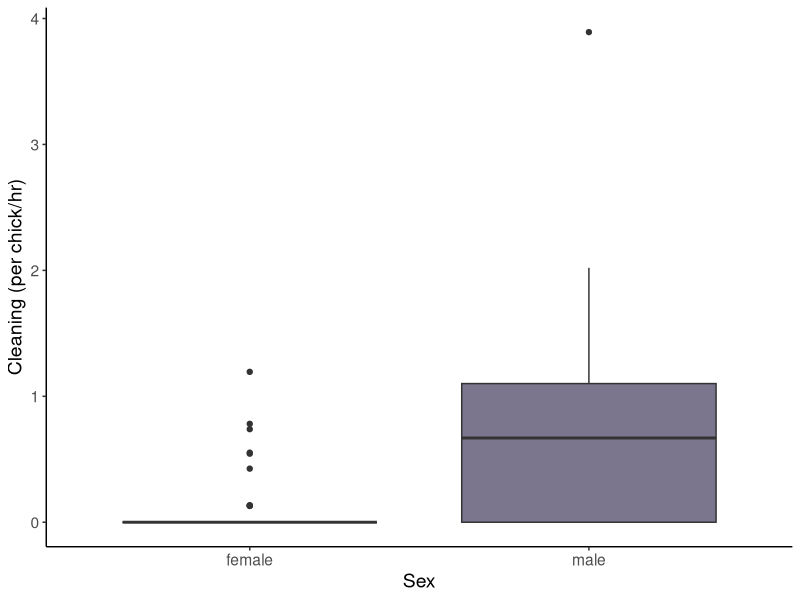
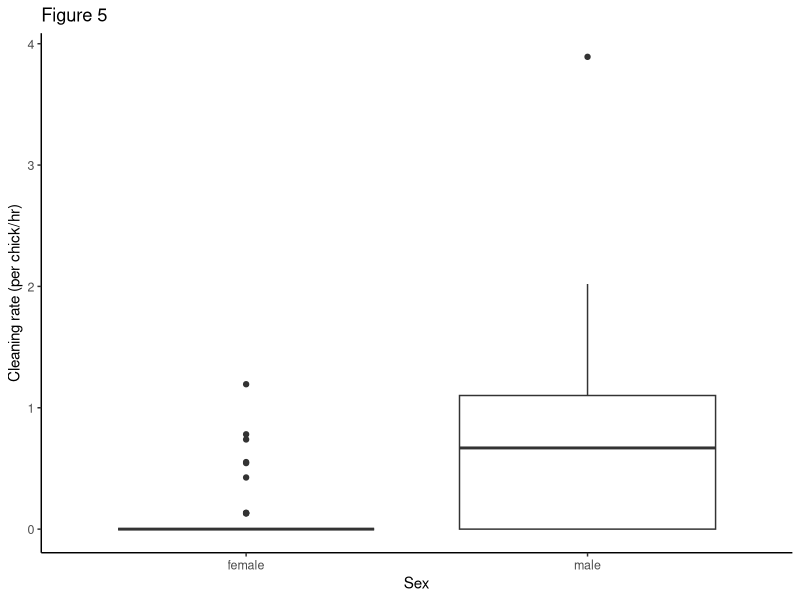

Reproduce these figures in R, in order. (Note: this script raises an error after producing the figures.)
# libraries ---------------------------------------------------------------

library(tidyverse)
library(reshape2)

# data --------------------------------------------------------------------

bbyvid <- read.csv("clean_data/bbyvid.csv", stringsAsFactors = FALSE)

# script ------------------------------------------------------------------

# Cleaning
bbyvid <-
  bbyvid %>%
  mutate(
    cleaning_rate = (cleaning/usable_video)*60,
    cleaning_rate_perchk = cleaning_rate/peeped_chick_count)

cleaning_male <- bbyvid %>% filter(sex == "male")
cleaning_female <- bbyvid %>% filter(sex == "female")

shapiro.test(cleaning_male$cleaning_rate_perchk) #not normal
shapiro.test(cleaning_female$cleaning_rate_perchk) #not normal

cleaning_test <- 
  wilcox.test(cleaning_female$cleaning_rate_perchk, 
              cleaning_male$cleaning_rate_perchk, 
              paired = TRUE, 
              exact = FALSE, 
              alternative = c("two.sided"), 
              conf.level = 0.95)
cleaning_test

zstat <- qnorm(cleaning_test$p.value/2)
zstat


# plot --------------------------------------------------------------------

colors_sex <- c("female" = "#F47C89", "male" = "#7b758e")

# Signficiant cleaning by sex (color)
ggplot(
  bbyvid, aes(x = sex, y = cleaning_rate_perchk, fill = sex)) + 
  geom_boxplot() + 
  labs(x = "Sex", 
       y = "Cleaning (per chick/hr)") +
  scale_fill_manual(values = colors_sex) +
  theme_classic() +
  theme(axis.title.x = element_text(size=14), 
        axis.title.y = element_text(size=14),
        legend.text = element_text(size=10),
        text = element_text(size=14),
        legend.position = "none") 

# B&W cleaning 
ggplot(
  bbyvid, 
  aes(x = sex, y = cleaning_rate_perchk, fill = NULL)) + 
  geom_boxplot() + 
  labs(x = "Sex", 
       y = "Cleaning rate (per chick/hr)",
       title = "Figure 5") +
  scale_fill_grey(start = 0.6, end = 0.3) +
  theme_classic() +
  theme(axis.title.x = element_text(size=11), 
        axis.title.y = element_text(size=11),
        axis.text.y = element_text(size=9),
        axis.text.x = element_text(size=9),
        legend.text = element_text(size=10),
        legend.title = element_text(size=11),
        legend.position = "none") +
  ggsave(
  file = "cleaning_fig.png",
  path ="plots/",
  width = 3.5,
  height = 3,
  units = "in",
  dpi = 600)

# Poster 
ggplot(
  bbyvid, aes(x=Sex, y=Cleaning_rate_perchk, fill=Sex)) + 
  geom_boxplot() + 
  labs(x = "Sex", 
       y = "Cleaning rate\n(per chick/hr)") +
  scale_fill_manual(values = colors_sex) +
  theme_classic() +
  theme(axis.title.x = element_text(size=24), axis.title.y = element_text(size=24), text = element_text(size=24), legend.position = "none") 
